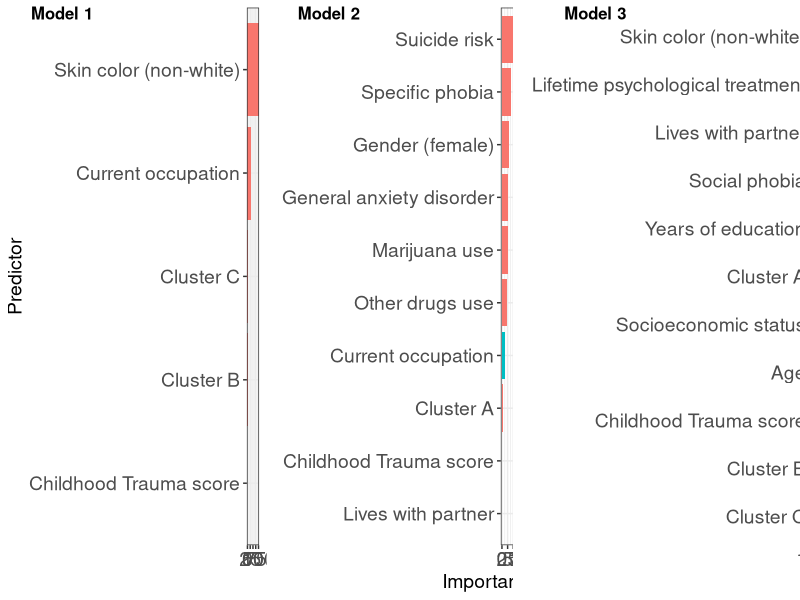

R code for this plot:
# Packages
library(tidyverse)

# Read importance data frames
mod1 <- read.csv("recorrencia/importance.csv")
mod2 <- read.csv("naodep-severo/importance.csv")
mod3 <- read.csv("severo/importance.csv")

# Change variable names
colnames(mod1) <- c("variable", "importance")
colnames(mod2) <- c("variable", "importance")
colnames(mod3) <- c("variable", "importance")
 # Check structure str(c(mod1, mod2, mod3))

# Change format
mod1_imp <- mod1 %>%
  gather(importance, value, -variable)

mod2_imp <- mod2 %>%
  gather(importance, value, -variable)

mod3_imp <- mod3 %>%
  gather(importance, value, -variable)

# Create fill variable
mod1_imp <- mod1_imp %>% mutate(be_filled = ifelse(variable %in% c("b13tentsu22", "nemtrabnemestuda2"), TRUE, FALSE))
mod2_imp <- mod2_imp %>% mutate(be_filled = ifelse(variable %in% c("nemtrabnemestuda2"), TRUE, FALSE))
mod3_imp <- mod3_imp %>% mutate(be_filled = ifelse(variable %in% c("abepdicotomica2", "b04interna12",
                                                                   "b13tentsu22", "nemtrabnemestuda2",
                                                                   "tpanicoatual2", "a16tratpsic2",
                                                                   "a30interp2", "moracomalgunsdospais2",
                                                                   "teptatual2", "clusterB", "alcoolabudep2",
                                                                   "cigarroabudep2"), TRUE, FALSE))

# Create labels for each plot
labels_mod1 <- c("Childhood Trauma score", "Cluster B", "Cluster C", "Current occupation", "Skin color (non-white)",
                 "Cluster A", "Panic disorder", "Gender (female)", "Specific phobia", "Lives with partner",
                 "Suicide risk", "Paternal suicide attempt", "Marijuana use")

labels_mod2 <- c("Lives with partner", "Childhood Trauma score", "Cluster A", "Current occupation",
                 "Other drugs use", "Marijuana use", "General anxiety disorder", "Gender (female)",
                 "Specific phobia", "Suicide risk")

labels_mod3 <- c("Cluster C", "Cluster B", "Childhood Trauma score", "Age", "Socioeconomic status", "Cluster A",
                 "Years of education", "Social phobia", "Lives with partner", "Lifetime psychological treatment",
                 "Skin color (non-white)", "Gender (female)", "Panic disorder", "Alcohol use", "Lives with parents",
                 "Marijuana use", "Specific phobia", "Current occupation", "Tobacco use", "Suicide risk",
                 "Paternal psychiatric illness", "Other drugs use", "General anxiety disorder",
                 "Post-traumatic stress disorder", "Obsessive-compulsive disorder", "Maternal psychiatric medication",
                 "Maternal psychiatric hospitalization", "Agoraphobia", "Maternal suicide attempt",
                 "Paternal psychiatric medication", "Hypnotics use", "Lifetime hospitalization", "Paternal suicide attempt")

# Create plots for each model
mod1_plot <- ggplot(mod1_imp[(mod1_imp$value>0),], aes(x = reorder(variable, value), y = value, fill = be_filled)) +
  geom_col(position = "dodge") +
  coord_flip() +
  ylab(" ") +
  xlab("Predictor") +
  scale_x_discrete(labels = labels_mod1) +
  theme(axis.text = element_text(size = 14), axis.title = element_text(size = 14)) +
  theme(legend.position = "none")


mod2_plot <- ggplot(mod2_imp[(mod2_imp$value>0),], aes(x = reorder(variable, value), y = value, fill = be_filled)) +
  geom_col(position = "dodge") +
  coord_flip() +
  ylab("Importance level") +
  xlab(element_blank()) +
  scale_x_discrete(labels = labels_mod2) +
  theme(axis.text = element_text(size = 14), axis.title = element_text(size = 14)) +
  theme(legend.position = "none")

mod3_plot <- ggplot(mod3_imp[(mod3_imp$value>0),], aes(x = reorder(variable, value), y = value, fill = be_filled)) +
  geom_col(position = "dodge") +
  coord_flip() +
  ylab(" ") +
  xlab(element_blank()) +
  scale_x_discrete(labels = labels_mod3) +
  theme(axis.text = element_text(size = 14), axis.title = element_text(size = 14)) +
  theme(legend.position = "none")

# Use ggarrange to make a grid with all plots
library(ggpubr)
theme_set(
  theme_bw() +
    theme(legend.position = "top")
)

preditores <- ggarrange(mod1_plot, mod2_plot, mod3_plot,
                    labels = c("Model 1", "Model 2", "Model 3"),
                    ncol = 3, nrow = 1,
                    font.label = list (size = 12, face = "bold", color = "black"))

# Check the result
preditores
